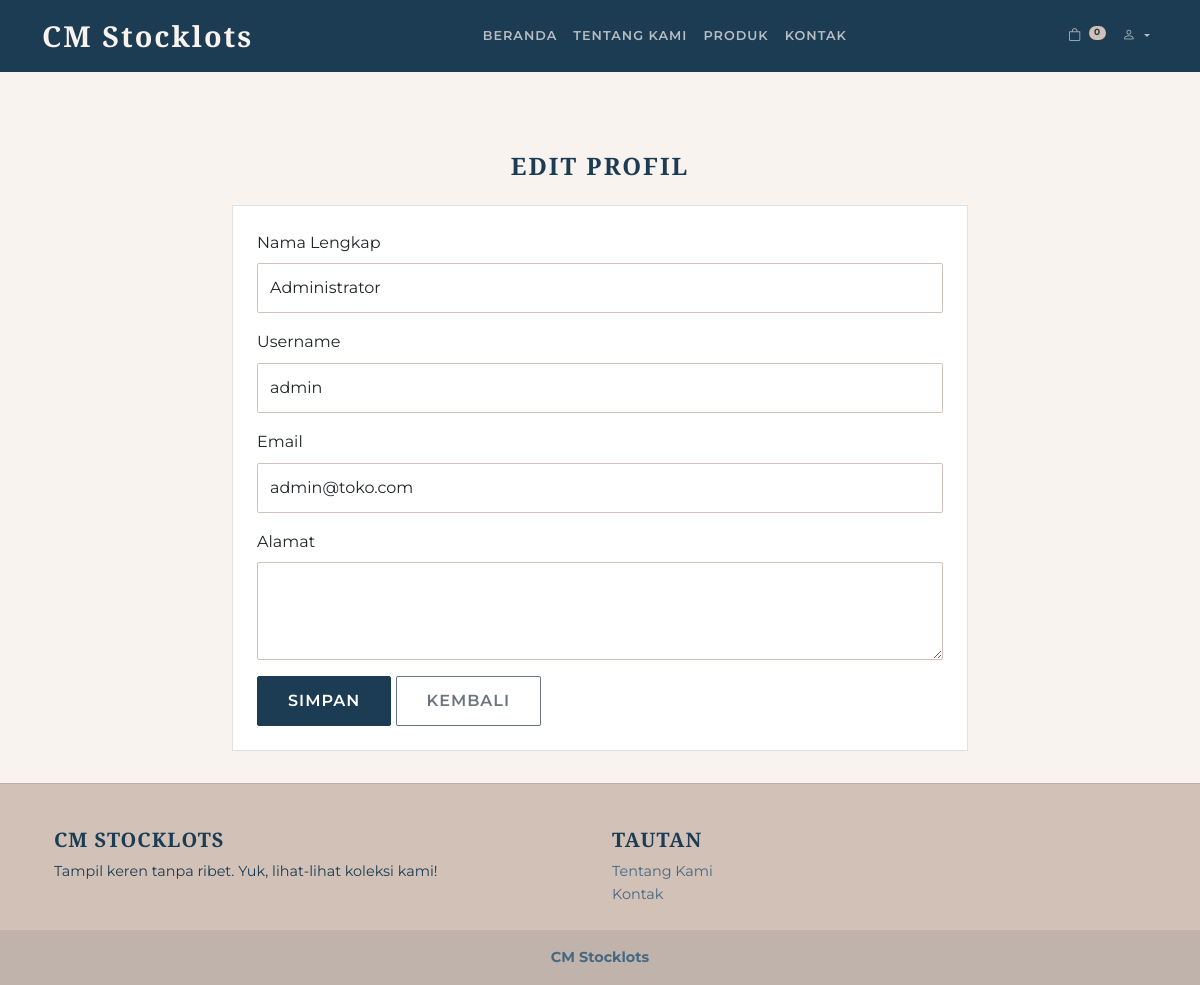
The page /edit_profil.php (signed in) on the database its author committed.
### tables this page shows
CREATE TABLE `users` (
  `id` int(11) NOT NULL,
  `username` varchar(50) NOT NULL,
  `email` varchar(100) NOT NULL,
  `password` varchar(255) NOT NULL,
  `full_name` varchar(100) DEFAULT NULL,
  `address` text DEFAULT NULL,
  `role` enum('user','admin') NOT NULL DEFAULT 'user',
  `created_at` timestamp NOT NULL DEFAULT current_timestamp()
);

### edit_profil.php (the view, shortened to what this page needs)
<?php
require_once 'includes/db.php';
$user_id = $_SESSION['user_id'];
$stmt = $conn->prepare("SELECT full_name, username, email, address FROM users WHERE id = ?");
$stmt->bind_param("i", $user_id);
$stmt->execute();
$result = $stmt->get_result();
$user = $result->fetch_assoc();
include 'includes/header.php';
?>
<div class="container mt-5">
    <div class="row justify-content-center">
        <div class="col-md-8 fade-in-element">
            <h2 class="section-title text-center mb-4">Edit Profil</h2>
            <div class="card card-modern">
                <div class="card-body">
                    <form action="edit_profil.php" method="POST">
                        <div class="mb-3">
                            <label for="full_name" class="form-label">Nama Lengkap</label>
                            <input type="text" class="form-control" id="full_name" name="full_name" value="<?php echo htmlspecialchars($user['full_name']); ?>">
                        </div>
                        <div class="mb-3">
                            <label for="username" class="form-label">Username</label>
                            <input type="text" class="form-control" id="username" name="username" value="<?php echo htmlspecialchars($user['username']); ?>" required>
                        </div>
                        <div class="mb-3">
                            <label for="email" class="form-label">Email</label>
                            <input type="email" class="form-control" id="email" name="email" value="<?php echo htmlspecialchars($user['email']); ?>" required>
                        </div>
                        <div class="mb-3">
                            <label for="address" class="form-label">Alamat</label>
                            <textarea class="form-control" id="address" name="address" rows="3"><?php echo htmlspecialchars($user['address']); ?></textarea>
                        </div>
                        <button type="submit" class="btn btn-primary">Simpan</button>
                        <a href="akun.php" class="btn btn-outline-secondary">Kembali</a>
                    </form>
                </div>
            </div>
        </div>
    </div>
</div>
<?php include 'includes/footer.php'; ?>

### assets/css/style.css (style rules this page uses)
:root { --primary-color: #1b3c53; --secondary-color: #456882; --accent-color: #d2c1b6; --bg-color: #f9f3ef; --text-color: #1b3c53; --light-text: #f9f3ef; }
body { background-color: var(--bg-color); font-family: "Montserrat", sans-serif; color: var(--text-color); font-size: 16px; line-height: 1.6; }
h1, h2, h3, h4, h5, h6, .navbar-brand, .section-title { font-family: "Cormorant Garamond", serif; font-weight: 700; color: var(--primary-color); }
.section-title { text-transform: uppercase; letter-spacing: 2px; font-size: 1.5rem; }
.btn { border-radius: 2px; padding: 12px 30px; font-weight: 600; text-transform: uppercase; letter-spacing: 1px; transition: all 0.3s ease-in-out; }
.btn-primary { background-color: var(--primary-color); border-color: var(--primary-color); color: #fff; }
.card-modern { border: 1px solid #e0e0e0; border-radius: 0; box-shadow: none; transition: box-shadow 0.3s ease; background-color: #fff; }
.card-body { padding: 1.5rem; }
.form-control, .form-select { border-radius: 2px; border: 1px solid var(--accent-color); padding: 12px; }
.fade-in-element { opacity: 0; transform: translateY(20px); transition: opacity 0.6s ease-out, transform 0.6s ease-out; }
.fade-in-element.visible { opacity: 1; transform: translateY(0); }

### rows shown on the page
users: full_name "Administrator", username "admin", email "admin@toko.com"

### other values the page prints
$cart_count "0"
